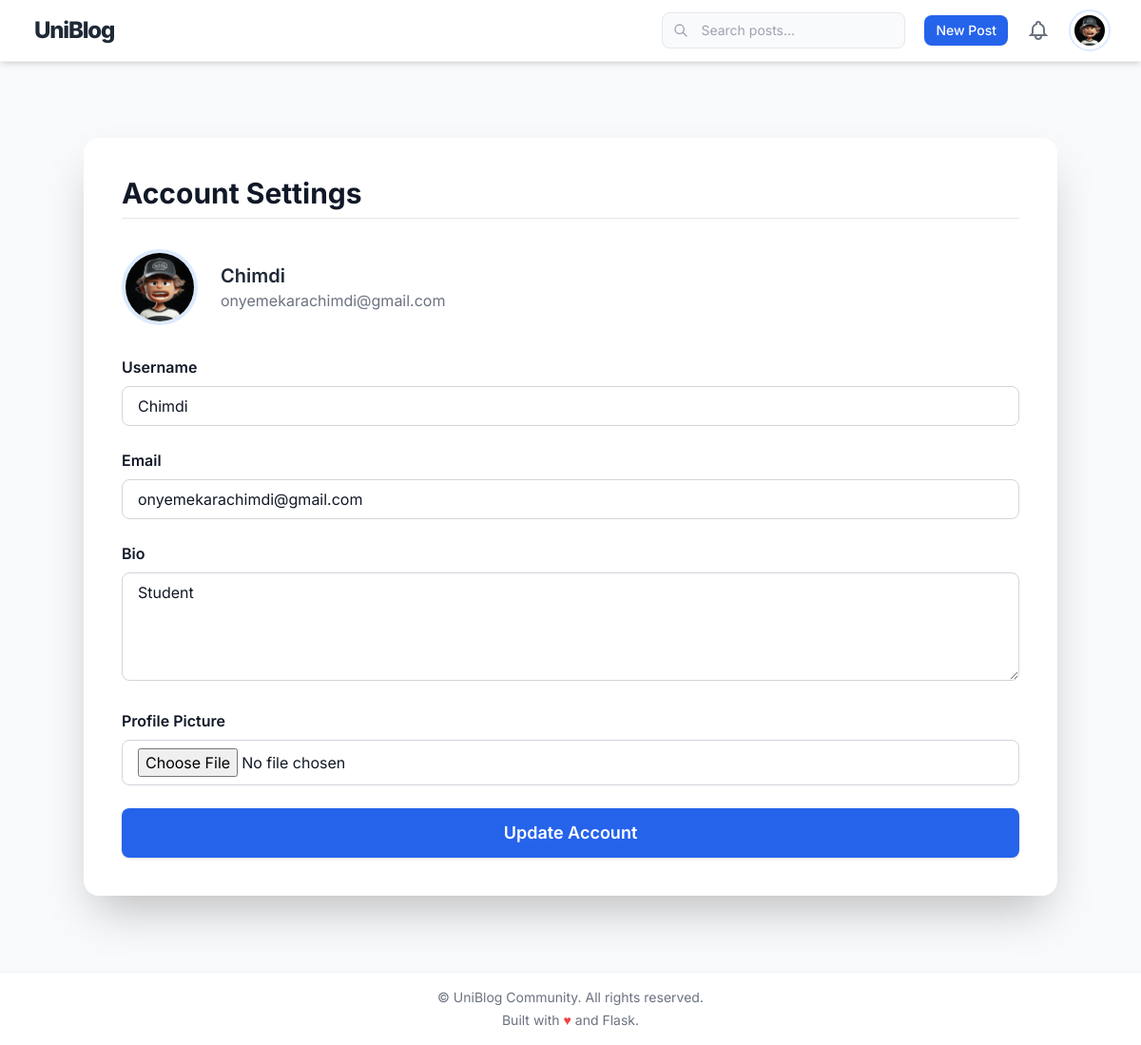
Screenshot of /settings (signed in) with the database file from the repository.
### app/models.py (models this page shows, shortened)
class User(db.Model):
    id = db.Column(db.Integer, primary_key=True)
    username = db.Column(db.String(80), unique=True, nullable=False)
    email = db.Column(db.String(120), unique=True, nullable=False)
    password_hash = db.Column(db.String(128), nullable=False)
    date_joined = db.Column(db.DateTime, default=datetime.utcnow)
    bio = db.Column(db.Text, nullable=True)
    avatar = db.Column(db.String(256), nullable=True)  # path to profile image
    posts = db.relationship('Post', backref='author', lazy=True)
    comments = db.relationship('Comment', backref='user', lazy=True)
    followers = db.relationship(
        'User', secondary='followers_assoc',
        primaryjoin=(followers_assoc.followed_id == id),
        secondaryjoin=(followers_assoc.follower_id == id),
        backref=db.backref('following', lazy='dynamic'), lazy='dynamic')
    bookmarks = db.relationship('Post', secondary='bookmark', backref=db.backref('bookmarked_users', lazy='dynamic'))
    liked_posts = db.relationship('Post', secondary='post_upvotes', backref=db.backref('liked_by', lazy='dynamic'), lazy='dynamic')

### app/routes.py (the view, shortened to what this page needs)
@main.route('/settings', methods=['GET', 'POST'])
def settings():
    current_user = User.query.get(session.get('user_id'))
    return render_template('settings.html', user=current_user, current_user=current_user)

### app/routes.py (called while the page is built)
@main.context_processor
def inject_current_user():
    user_id = session.get('user_id')
    user = User.query.get(user_id) if user_id else None
    return {'current_user': user}

### app/templates/settings.html (shortened to what this page needs)
{% extends "base.html" %}
{% block content %}
<div class="max-w-5xl mx-auto py-12">
  <div class="bg-white rounded-2xl shadow-2xl p-10">
    <h1 class="text-3xl font-bold text-gray-900 mb-2">Account Settings</h1>
    <div class="border-b border-gray-200 mb-8"></div>
    <div class="flex items-center gap-6 mb-8">
      <img src="{{ url_for('static', filename=user.avatar) if user.avatar else url_for('static', filename='images/default_avatar.png') }}" alt="Profile Picture" class="w-20 h-20 rounded-full object-cover border-4 border-blue-100">
      <div>
        <div class="text-xl font-semibold text-gray-800">{{ user.username }}</div>
        <div class="text-gray-500">{{ user.email }}</div>
      </div>
    </div>
    <form method="post" enctype="multipart/form-data" class="space-y-6">
      <div>
        <label for="username" class="block font-semibold mb-2">Username</label>
        <input type="text" name="username" id="username" value="{{ user.username }}" class="w-full px-4 py-2 rounded-lg border border-gray-300 focus:border-blue-500 focus:ring focus:ring-blue-100 text-base" required />
      </div>
      <div>
        <label for="email" class="block font-semibold mb-2">Email</label>
        <input type="email" name="email" id="email" value="{{ user.email }}" class="w-full px-4 py-2 rounded-lg border border-gray-300 focus:border-blue-500 focus:ring focus:ring-blue-100 text-base" required />
      </div>
      <div>
        <label for="bio" class="block font-semibold mb-2">Bio</label>
        <textarea name="bio" id="bio" rows="4" class="w-full px-4 py-2 rounded-lg border border-gray-300 focus:border-blue-500 focus:ring focus:ring-blue-100 text-base">{{ user.bio }}</textarea>
      </div>
      <div>
        <label for="avatar" class="block font-semibold mb-2">Profile Picture</label>
        <input type="file" name="avatar" id="avatar" accept="images/*" class="w-full px-4 py-2 rounded-lg border border-gray-300 text-base" />
      </div>
      <button type="submit" class="w-full bg-blue-600 text-white px-6 py-3 rounded-lg font-semibold hover:bg-blue-700 transition text-lg shadow">Update Account</button>
    </form>
  </div>
</div>
{% endblock %}

### app/templates/base.html (shortened to what this page needs)
<!DOCTYPE html>
<html lang="en">
<head>
    <script src="https://cdn.tailwindcss.com"></script>
</head>
<body class="bg-gray-50 text-gray-900 min-h-screen flex flex-col">
    <header class="sticky top-0 z-10 bg-white shadow-md border-b border-gray-100">
        <div class="max-w-7xl mx-auto px-4 sm:px-6 lg:px-8 h-16 flex items-center justify-between">
            <div class="flex items-center">
                <a href="{{ url_for('main.index') }}" class="font-extrabold text-2xl text-gray-800 tracking-tighter hover:text-indigo-600 transition duration-150 rounded-lg p-1">UniBlog</a>
            </div>
            <div class="flex items-center space-x-3 sm:space-x-5">
                <form class="hidden sm:block" action="{{ url_for('main.index') }}" method="get">
                    <div class="relative">
                        <input type="text" name="q" value="{{ request.args.get('q', '') }}" placeholder="Search posts..." aria-label="Search" class="w-48 md:w-64 px-4 pl-10 py-2 text-sm rounded-lg border border-gray-200 bg-gray-50 focus:border-indigo-500 focus:ring-1 focus:ring-indigo-200 transition" />
                        <svg class="absolute left-3 top-1/2 transform -translate-y-1/2 h-4 w-4 text-gray-400" fill="none" stroke="currentColor" viewBox="0 0 24 24" xmlns="http://www.w3.org/2000/svg"><path stroke-linecap="round" stroke-linejoin="round" stroke-width="2" d="M21 21l-6-6m2-5a7 7 0 11-14 0 7 7 0 0114 0z"></path></svg>
                    </div>
                </form>
                <nav class="flex items-center space-x-2 sm:space-x-3">
                    {% if not session.get('user_id') %}
                        <a href="{{ url_for('main.login') }}" class="text-sm font-medium text-gray-700 px-3 py-1.5 rounded-lg hover:bg-gray-100 hover:text-indigo-600 transition">Log in</a>
                        <a href="{{ url_for('main.register') }}" class="bg-blue-600 text-white px-4 py-1.5 rounded-lg font-semibold hover:bg-blue-700 transition text-sm shadow-md">Create account</a>
                    {% else %}
                        <a href="{{ url_for('main.new_post') }}" class="hidden sm:inline-flex items-center gap-1 bg-blue-600 text-white px-3 py-1.5 rounded-lg font-medium hover:bg-green-600 transition text-sm shadow-sm">
                            New Post
                        </a>
                        <a href="{{ url_for('main.notifications') }}" class="p-2 rounded-full text-gray-500 hover:bg-gray-100 hover:text-blue-600 transition" title="Notifications">
                            <svg class="w-6 h-6" fill="none" stroke="currentColor" stroke-width="2" viewBox="0 0 24 24"><path d="M15 17h5l-1.405-1.405A2.032 2.032 0 0118 14.158V11a6.002 6.002 0 00-4-5.659V5a2 2 0 10-4 0v.341C7.67 6.165 6 8.388 6 11v3.159c0 .538-.214 1.055-.595 1.436L4 17h5m6 0v1a3 3 0 11-6 0v-1m6 0H9"/></svg>
                        </a>
                        {% if session.get('user_id') %}
                        <a href="{{ url_for('main.profile', user_id=session.get('user_id')) }}" class="p-1 rounded-full border-2 border-blue-100 hover:border-blue-400 transition">
                            <img src="{{ url_for('static', filename=current_user.avatar) if current_user and current_user.avatar else url_for('static', filename='images/default_avatar.png') }}" alt="Profile" class="w-8 h-8 rounded-full object-cover" />
                        </a>
                        {% endif %}
                    {% endif %}
                </nav>
            </div>
        </div>
    </header>
    <main class="max-w-full mx-auto w-full flex-1 px-4 py-8">
        {% block content %}{% endblock %}
    </main>
    <footer class="bg-white border-t border-gray-100 py-4 flex flex-col items-center text-center text-gray-500 text-xs sm:text-sm">
        <p class="mb-1">&copy; {{ year }} UniBlog Community. All rights reserved.</p>
        <p>Built with <span class="text-red-500">♥</span> and Flask.</p>
    </footer>
</body>
</html>

### app/templates/base.html (style rules this page uses)
body { font-family: 'Inter', sans-serif; }

### rows the page displays
User: avatar (picture), username "Chimdi", email "onyemekarachimdi@gmail.com", bio "Student"
